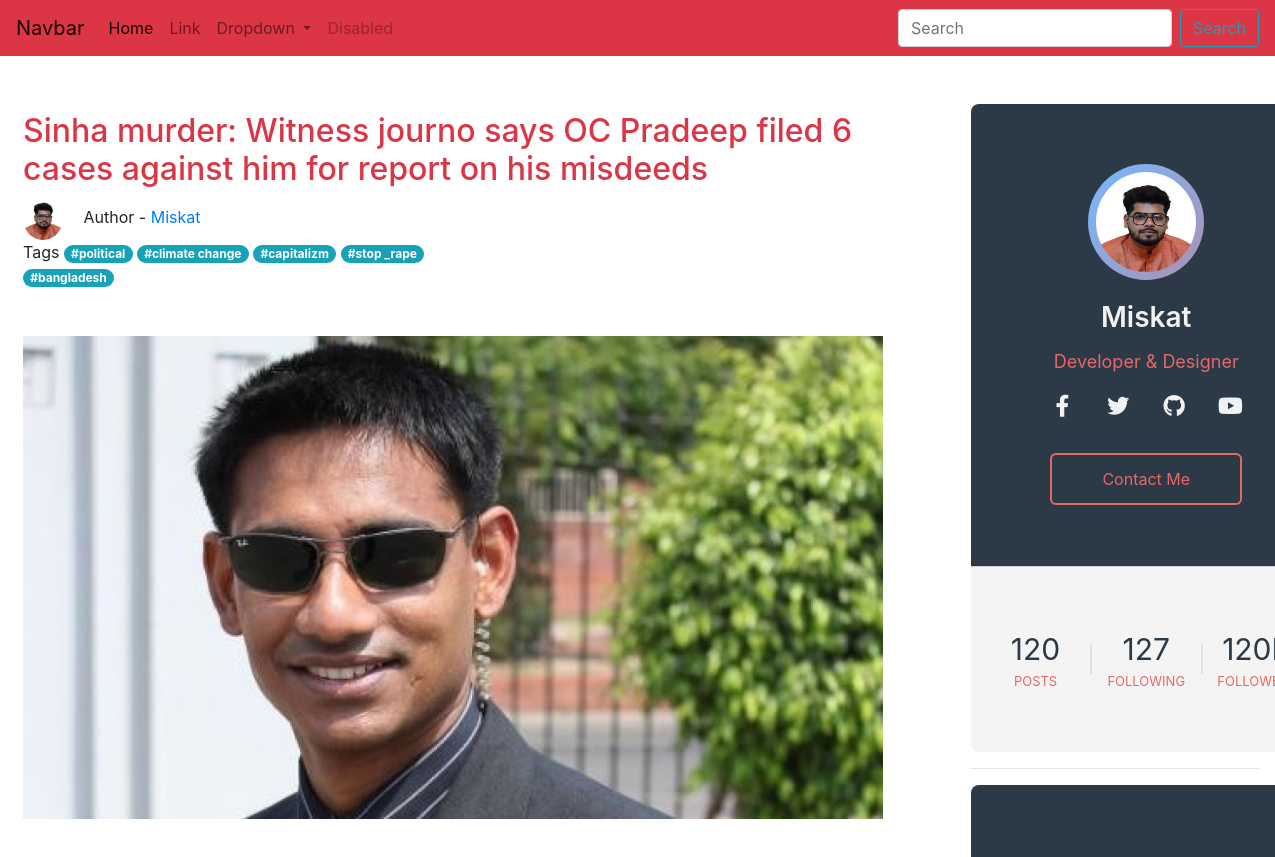
Page /news/1 (upper part) on the earlier database version.
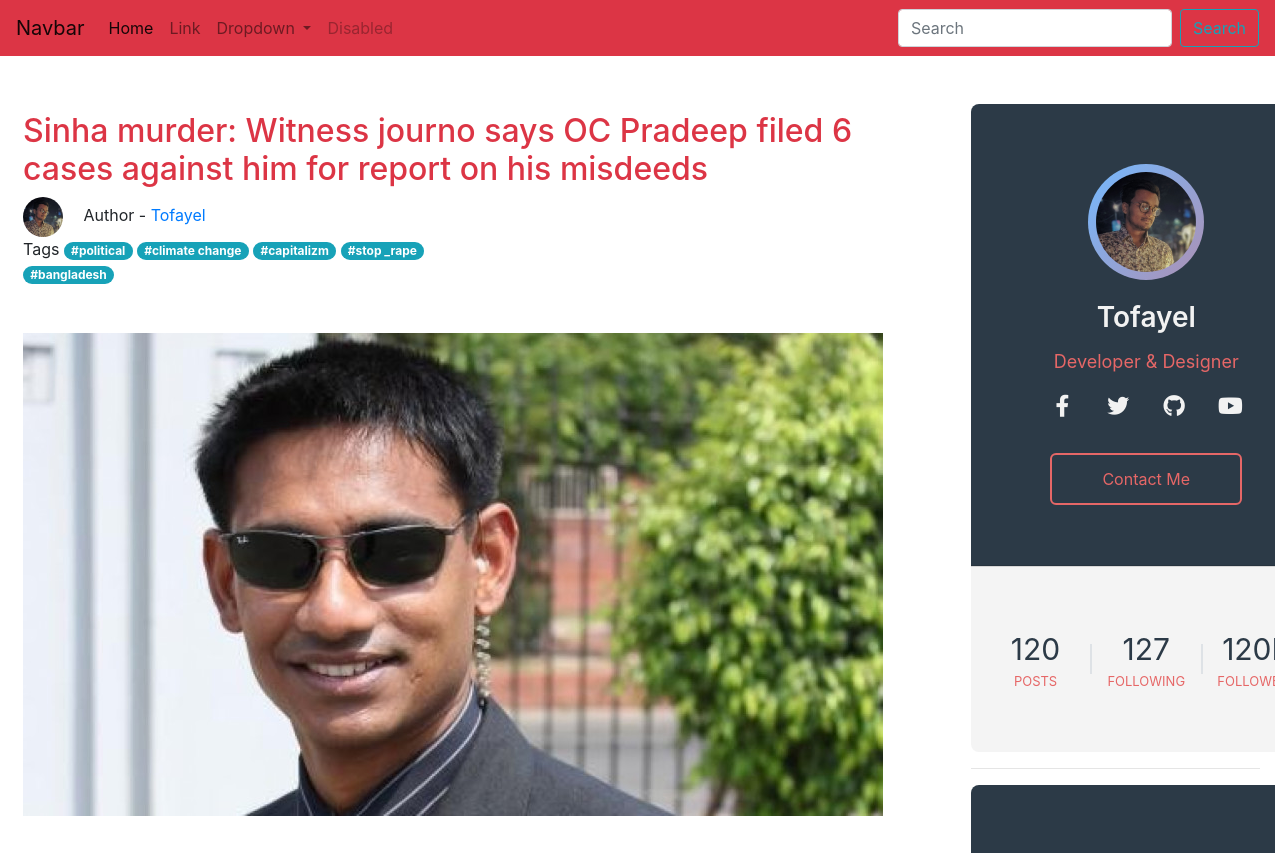
Same page on the later database version.
### blogs/models.py (models this page shows, shortened)
class Blog(models.Model):
    title = models.CharField(max_length=255)
    body = models.TextField(max_length=10000)
    img = models.ImageField(upload_to="media")
    author = models.ForeignKey(Author, on_delete=SET_NULL, null=True)
    time_created = models.DateTimeField(auto_now_add=True)
    react = models.IntegerField(blank=True, null=True)
    comment = models.ManyToManyField(Comment)
    category = models.ForeignKey(Category, on_delete=SET_NULL, null=True)
    tags = models.ManyToManyField(Tag)

class Author(models.Model):
    name = models.CharField(max_length=50)
    author_img = models.ImageField(upload_to="media")
    email = models.EmailField()
    institution = models.CharField(max_length=100, blank=True, null=True)
    study_subject = models.CharField(max_length=100, blank=True, null=True)
    current_year = models.CharField(max_length=50, blank=True, null=True)
    github = models.CharField(max_length=100, blank=True, null=True)
    facebook = models.CharField(max_length=100, blank=True, null=True)
    Twitter = models.CharField(max_length=100, blank=True, null=True)

### blogs/views.py (the view)
# urls.py: path('news/<int:pk>', views.home2, name='news'),
def home2(request, pk):
    current_blog = Blog.objects.get(id=pk)
    tag = current_blog.tags.all()
    tags = []
    for i in range(len(tag)):
        tags.append(tag[i])
    context = {
        'current': current_blog,
        'tags': tags
    }
    return render(request, 'blogs/single_blog_page.html', context)

### blogs/models.py (called while the page is built)
    def __str__(self):
        return self.name

### templates/blogs/single_blog_page.html (shortened to what this page needs)
{% load static %}
<!DOCTYPE html>
<html lang="en">
<head>
    <link
            rel="stylesheet"
            href="https://stackpath.bootstrapcdn.com/bootstrap/4.1.1/css/bootstrap.min.css"
    />
    <link
            rel="stylesheet"
            href="https://use.fontawesome.com/releases/v5.15.3/css/all.css"
    />
    <link rel="stylesheet" href="{% static 'css/style2.css' %}"/>
</head>
<body>
{% include 'blogs/navbar.html' %}
<main class="container-fluid my-5">
    <div class="row">
        <div class="col-9 main1">
            <div class="d-flex flex-column">
                <div class="p-2">
                    <h2 class="text-danger">
                        {{ current.title }}
                    </h2>
                    <img
                            class="mr-3 rounded-circle"
                            src="{% get_media_prefix %}{{ current.author.author_img }}"
                            width="40"
                            alt="Generic placeholder image"
                    />
                    <p class="d-inline">Author - <a href="">{{ current.author.name }}</a></p>
                    <div class="tag">
                        <span>Tags</span>
                        {% for tag in tags %}
                            <span class="badge badge-pill badge-info">#{{ tag }}</span>
                        {% endfor %}
                    </div>
                    {% if current.img %}
                        <img src="{% get_media_prefix %}{{ current.img }}" class="img-fluid my-5" alt="Responsive image">
                    {% endif %}
                </div>
            </div>
        </div>
        <div class="col-3">
            <div class="profile-card">
                <div class="card-header">
                    <div class="pic">
                        <img src="{% get_media_prefix %}{{ current.author.author_img }}" alt="">
                    </div>
                    <div class="name">{{ current.author.name }}</div>
                    <div class="desc">Developer & Designer</div>
                    <div class="sm">
                        <a href="#" class="fab fa-facebook-f"></a>
                        <a href="#" class="fab fa-twitter"></a>
                        <a href="#" class="fab fa-github"></a>
                        <a href="#" class="fab fa-youtube"></a>
                    </div>
                    <a href="{% url 'author' current.author.id %}" class="contact-btn">Contact Me</a>
                </div>
                <div class="card-footer">
                    <div class="numbers">
                        <div class="item">
                            <span>120</span>
                            Posts
                        </div>
                        <div class="border"></div>
                        <div class="item">
                            <span>127</span>
                            Following
                        </div>
                        <div class="border"></div>
                        <div class="item">
                            <span>120K</span>
                            Followers
                        </div>
                    </div>
                </div>
            </div>
            <hr>
            <div class="profile-card">
                <div class="card-header">
                </div>
            </div>
        </div>
    </div>
</main>
</body>
</html>

Differences in the rows shown:
changed Blog: author.author_img: a different picture; author.name "Miskat" → "Tofayel"
